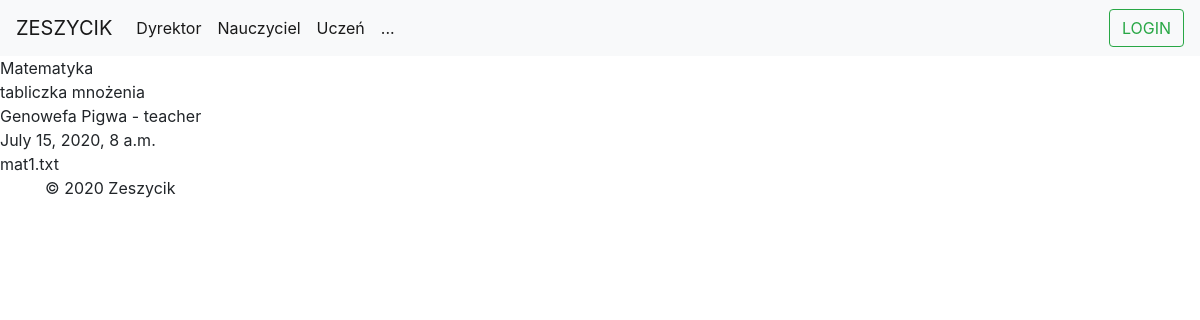
Page /lesson/detail/1 on the earlier database version.
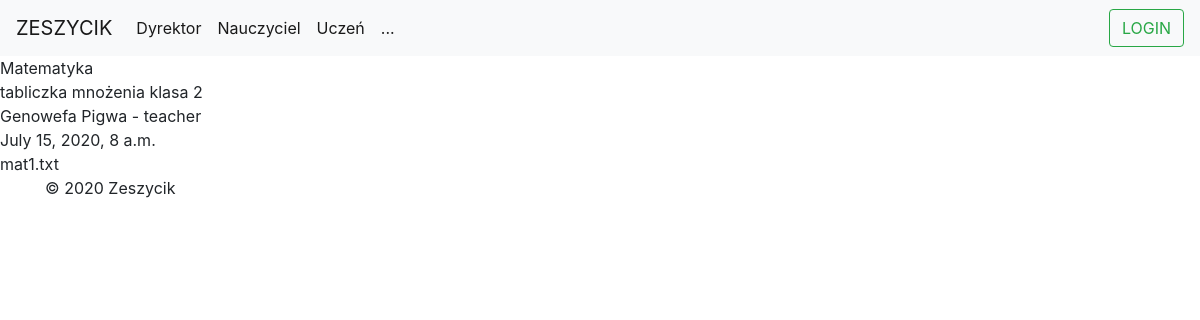
Same page on the later database version.
### school/models.py (models this page shows, shortened)
class Lesson(models.Model):
    name = models.CharField(max_length=150, unique=True, blank=False)
    description = models.TextField()
    teacher = models.ForeignKey(SchoolUser, on_delete=models.SET_NULL, null=True, blank=True)
    date = models.DateTimeField(default=timezone.now)
    data = models.FileField(null=True, blank=True)

class SchoolUser(models.Model):
    USERS_KIND = [
        ('administrator', 'Dyrektor'),
        ('teacher', 'Nauczyciel'),
        ('student', 'Uczeń')
    ]
    user = models.OneToOneField(User, on_delete=models.CASCADE, null=True, blank=True)
    permissions = models.CharField(choices=USERS_KIND, max_length=15)
    def __str__(self):
        return f'{self.user.first_name} {self.user.last_name} - {self.permissions}'

### school/views.py (the view)
# urls.py: path('lesson/detail/<pk>', LessonsDetailView.as_view(), name='lesson_detail'),
class LessonsDetailView(DetailView):
    template_name = 'lessons_detail.html'
    model = Lesson
    context_object_name = 'lesson'

### school/templates/lessons_detail.html
{% extends 'base.html' %}
{% load static %}
{% block content %}
    {{ lesson.name }}<br>
    {{ lesson.description }}<br>
    {{ lesson.teacher }}<br>
    {{ lesson.date }}<br>
    {{ lesson.data }}<br>
{% endblock content %}

### school/templates/base.html (shortened to what this page needs)
{% load static %}
<!DOCTYPE html>
<html lang="PL">
<head>
    <link rel="stylesheet" href="https://stackpath.bootstrapcdn.com/bootstrap/4.5.0/css/bootstrap.min.css">
</head>
<body>
<nav class="navbar navbar-expand-lg navbar-light bg-light">
  <a class="navbar-brand" href="{% url 'index' %}">ZESZYCIK</a>
  <div class="collapse navbar-collapse" id="navbarSupportedContent">
    <ul class="navbar-nav mr-auto">
        <li class="nav-item active">
        <a class="nav-link" href="{% url 'administrator' %}">Dyrektor <span class="sr-only">(current)</span></a>
      </li>
        <li class="nav-item active">
        <a class="nav-link" href="{% url 'teacher' %}">Nauczyciel <span class="sr-only">(current)</span></a>
      </li>
        <li class="nav-item active">
        <a class="nav-link" href="{% url 'student' %}">Uczeń <span class="sr-only">(current)</span></a>
      </li>
           <li class="nav-item active">
        <a class="nav-link" href="{% url 'admin:index' %}">... <span class="sr-only">(current)</span></a>
      </li>
    </ul>
    <form class="form-inline my-2 my-lg-0">
      <button class="btn btn-outline-success my-2 my-sm-0" type="submit">LOGIN</button>
    </form>
  </div>
</nav>
    {% block content %}
    {% endblock content %}
<div id="footer">
  <div class="container">
    © 2020 Zeszycik
  </div>
</div>
</body>
</html>

Differences in the rows shown:
changed Lesson "Matematyka": description "tabliczka mnożenia" → "tabliczka mnożenia klasa 2"
